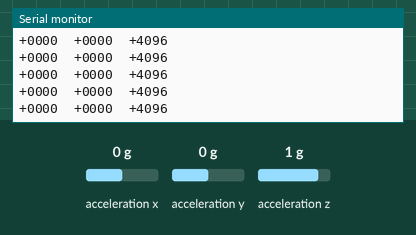
Simulated run of this sketch. Board: Arduino Uno, built for the host (arithmetic inside an expression is 32-bit, double 64-bit). Shown: the last lines printed to the serial monitor. The test bench sets the inputs (shaded band); at power-on: acceleration x 0 g, acceleration y 0 g, acceleration z 1 g.

Above: at 1.2 s.
1.3 s: acceleration x set to -1.4 g
At 2.0 s:
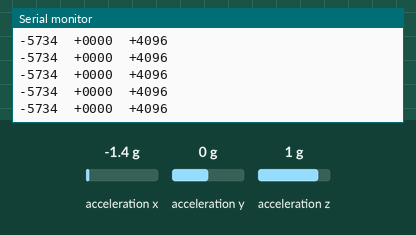
2.8 s: acceleration y set to -1.4 g
At 3.3 s:
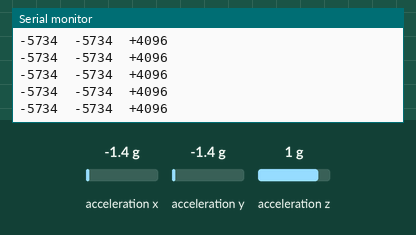
4.3 s: acceleration z set to -1.4 g
At 5.3 s:
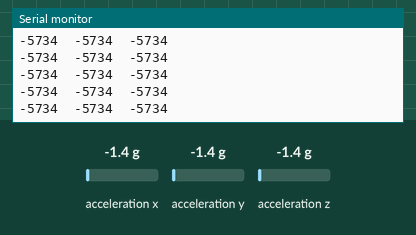

Measured:
- after the input at 1.3 s, the serial monitor: prints a new line at once (image 1)
- after the input at 2.8 s, the serial monitor: prints a new line at once (image 2)
- after the input at 4.3 s, the serial monitor: prints a new line at once (image 3)

The sketch:

gestureRecognition.ino
```cpp
#include <QueueArray.h>
#include "CurieIMU.h"

int ax, ay, az;
QueueArray<char> outputQueue;

void AddToQueue(String s)
{
  for(unsigned int i=0;i<s.length();i++)
  {
    outputQueue.enqueue(s.charAt(i));
  }

}

void PrintQueue()
{
  while(!outputQueue.isEmpty())
  {
      Serial.print(outputQueue.dequeue());
  }

}

String ConvertIntToString(int num)
{
  String buf;
  if(num>=0)
    buf = "+";
  else
    buf = "-";
  if(num<0)
    num += abs(num)*2;
  if(num < 1000 && num > 99)
    buf+="0";
  else if (num < 100 && num > 9)
    buf+="00";
  else if (  num < 10)
    buf+= "000";
  else
     buf+="";

  buf += num;

  return buf;
}

String IMUFrame(int x, int y, int z)
{
    String buf = ConvertIntToString(x) + "\t" + ConvertIntToString(y) + "\t" + ConvertIntToString(z) + "\n";
    return buf;
}


void setup() {
  Serial.begin(9600);
  while (!Serial);
  outputQueue.setPrinter(Serial);
  Serial.println(sizeof(String));
  CurieIMU.begin();

  if (!CurieIMU.testConnection()) {
    Serial.println("CurieImu connection failed");
  }

   CurieIMU.attachInterrupt(eventCallback);

  CurieIMU.setAccelerometerRange(8);

  // Reduce threshold to allow detection of weaker taps (>= 750mg)
  CurieIMU.setDetectionThreshold(CURIE_IMU_TAP, 750); // (750mg)

  // Enable Double-Tap detection
  CurieIMU.interrupts(CURIE_IMU_TAP);
}

void loop() {
  CurieIMU.readAccelerometer(ax, ay, az);
  String s = IMUFrame(ax,ay,az);
  AddToQueue(s);
  PrintQueue();
  /*while(!outputQueue.isEmpty())
  {
      String outputString = outputQueue.dequeue();
      Serial.println(outputString);
  }*/
  /*
  Serial.print(ax);
  Serial.print("\t");
  Serial.print(ay);
  Serial.print("\t");
  Serial.print(az);
  Serial.println();
  */
  delay(10);
}


static void eventCallback()
{
  if (CurieIMU.getInterruptStatus(CURIE_IMU_TAP)) {
      String s ="Tap00000000000000\n";
      for(unsigned int i=0;i<s.length();i++)
      {
        outputQueue.enqueue(s.charAt(i));
      }
  }
}
```
